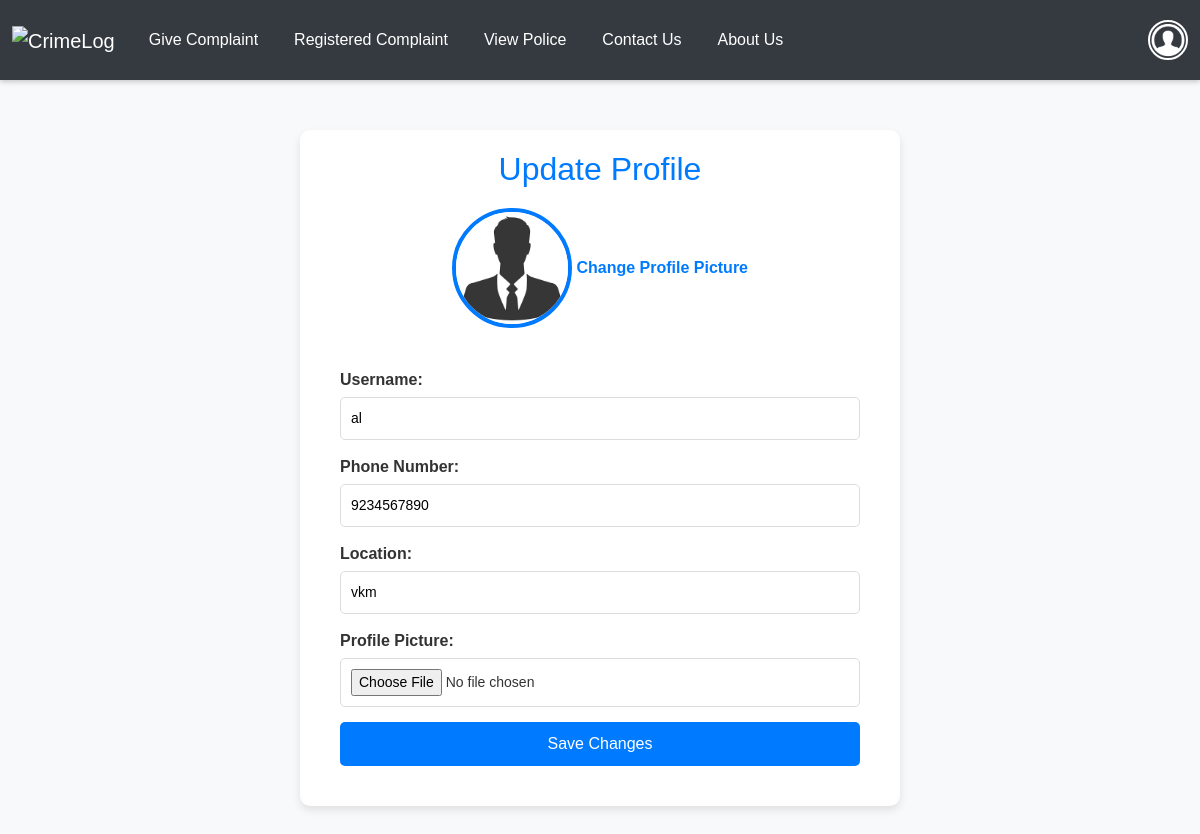
The page /updateuserprofile/ (signed in) on the database its author committed.
### app/models.py (models this page shows, shortened)
class User(models.Model):
    Email = models.EmailField(unique=True)
    username = models.TextField()
    phonenumber = models.IntegerField()
    password = models.TextField()
    location = models.TextField()
    idproof = models.CharField(max_length=12)
    profile_picture = models.ImageField(upload_to='profile_pics/', default='profile_pics/default.png')  # Ensure the default image is in the correct path.

### app/views.py (the view, shortened to what this page needs)
# urls.py: path('updateuserprofile/',views.updateuserprofile),
def updateuserprofile(req):
    if 'user' in req.session:
        try:
            data = User.objects.get(Email=req.session['user'])
        except User.DoesNotExist:
            return redirect(login)
        return render(req, 'user/update_user_profile.html', {'data': data})
    else:
        return redirect(login)

### templates/user/update_user_profile.html (shortened to what this page needs)
<!DOCTYPE html>
<html lang="en">
<head>
    <link href="https://cdn.jsdelivr.net/npm/bootstrap@5.3.3/dist/css/bootstrap.min.css" rel="stylesheet">
    <link href="https://cdn.jsdelivr.net/npm/bootstrap-icons/font/bootstrap-icons.css" rel="stylesheet">
</head>
<body>
    <nav id="nav" class="navbar navbar-expand-lg navbar-dark sticky-top">
        <div class="container-fluid">
            <a class="navbar-brand" href="../userhome">
                <img id="logo" src="../static/images/complaints-text-on-red-round-grungy-texture-stamp-2HEHM9A.jpg" alt="CrimeLog">
            </a>
            <div class="collapse navbar-collapse" id="mynavbar">
                <ul class="navbar-nav me-auto">
                    <li class="nav-item">
                        <a class="nav-link" href="../submit_complaint">Give Complaint</a>
                    </li>
                    <li class="nav-item">
                        <a class="nav-link" href="../userhistory">Registered Complaint</a>
                    </li>
                    <li class="nav-item">
                        <a class="nav-link" href="../viewpolices">View Police</a>
                    </li>
                    <li class="nav-item">
                        <a class="nav-link" href="../contactus">Contact Us</a>
                    </li>
                    <li class="nav-item">
                        <a class="nav-link" href="../about">About Us</a>
                    </li>
                </ul>
                <div class="dropdown ms-3">
                    <button class="btn btn-link dropdown p-0 border-0" type="button" id="profileDropdown" data-bs-toggle="dropdown" aria-expanded="false">
                        <img src="../static/images/profile.png" alt="Profile" class="profile-img">
                    </button>
                </div>
            </div>
        </div>
    </nav>
    <div class="card-body">
        <div class="profile-container">
            <h2 class="form-title">Update Profile</h2>
            <div class="profile-image-section">
                <div class="profile-image-wrapper">
                    <img
                        src="{{ data.profile_picture_url | default:'../static/images/avtar.jpg' }}"
                        alt="Profile Image"
                        class="profile-image"
                        id="profile-img"
                    >
                    <label for="image-upload" class="upload-label">Change Profile Picture</label>
                </div>
            </div>
            <div class="profile-form-container">
                <form method="post" enctype="multipart/form-data" class="profile-form">
                    <div class="form-group">
                        <label for="username">Username:</label>
                        <input
                            type="text"
                            id="username"
                            name="username"
                            value="{{ data.username }}"
                            required
                            class="form-input"
                        >
                    </div>
                    <div class="form-group">
                        <label for="phonenumber">Phone Number:</label>
                        <input
                            type="text"
                            id="phonenumber"
                            name="phonenumber"
                            value="{{ data.phonenumber }}"
                            required
                            class="form-input"
                        >
                    </div>
                    <div class="form-group">
                        <label for="location">Location:</label>
                        <input
                            type="text"
                            id="location"
                            name="location"
                            value="{{ data.location }}"
                            required
                            class="form-input"
                        >
                    </div>
                    <div class="form-group">
                        <label for="profile_picture">Profile Picture:</label>
                        <input
                            type="file"
                            id="profile_picture"
                            name="profile_picture"
                            class="form-input"
                        >
                    </div>
                    <button type="submit" class="submit-button">Save Changes</button>
                </form>
            </div>
        </div>
    </div>
</body>
</html>

### templates/user/update_user_profile.html (style rules this page uses)
body { font-family: Arial, sans-serif; background-color: #f8f9fa; color: #333; margin: 0; padding: 0; }
#nav { box-shadow: 0 2px 5px rgba(0, 0, 0, 0.2); background-color: #343a40; height: 80px; }
.navbar-brand img { max-height: 60px; }
.navbar .nav-link { color: #fff; transition: color 0.3s ease; margin: 10px; }
.profile-img { width: 40px; height: 40px; border-radius: 50%; object-fit: cover; border: 2px solid #fff; background-color: #343a40; }
.card-body { justify-items: center; }
.profile-container { max-width: 600px; margin: 50px auto; background: #ffffff; border-radius: 10px; box-shadow: 0 4px 8px rgba(0, 0, 0, 0.1); overflow: hidden; padding: 20px; }
.profile-image-section { text-align: center; margin-bottom: 20px; }
.profile-image-wrapper { position: relative; display: inline-block; }
.profile-image { width: 120px; height: 120px; border-radius: 50%; border: 4px solid #007bff; object-fit: cover; }
.upload-label { display: inline-block; margin-top: 10px; color: #007bff; font-weight: bold; cursor: pointer; }
.profile-form-container { padding: 20px; }
.form-title { color: #007bff; text-align: center; margin-bottom: 20px; }
.form-group { margin-bottom: 15px; }
label { display: block; margin-bottom: 5px; color: #333; font-weight: bold; }
.form-input { width: 100%; padding: 10px; border: 1px solid #ddd; border-radius: 5px; font-size: 14px; }
.submit-button { width: 100%; background-color: #007bff; color: #fff; padding: 10px 20px; font-size: 16px; border: none; border-radius: 5px; cursor: pointer; transition: background 0.3s; }

### rows shown on the page
User: username "al", phonenumber "9234567890", location "vkm"
